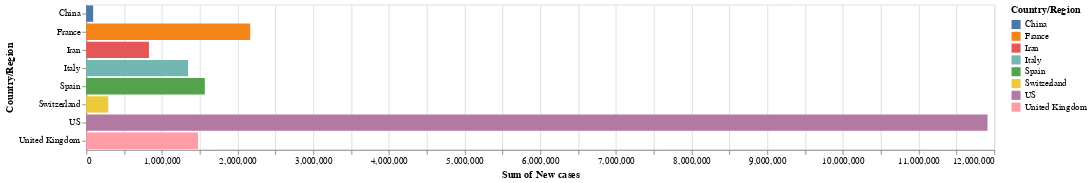

This figure's notebook cell:
### Code cell
alt.Chart(selected_data).mark_bar().encode(
    y='Country/Region',
    color='Country/Region',
    x='sum(New cases):Q'
).properties(
    width=1000,
)

### Figure 1 — Vega-Lite specification as saved in the notebook (floating-point values rounded to 4 significant figures; data arrays with more than 128 entries replaced by an {"elided": "..."} marker saying what was removed)
{"config": {"view": {"continuousWidth": 400, "continuousHeight": 300}}, "data": {"name": "data-df8b748cbde0cc0722599bc26139caf5"}, "mark": "bar", "encoding": {"color": {"type": "nominal", "field": "Country/Region"}, "x": {"type": "quantitative", "aggregate": "sum", "field": "New cases"}, "y": {"type": "nominal", "field": "Country/Region"}}, "width": 1000, "$schema": "https://vega.github.io/schema/vega-lite/v4.8.1.json", "datasets": {"data-df8b748cbde0cc0722599bc26139caf5": {"elided": "2432 records"}}}
